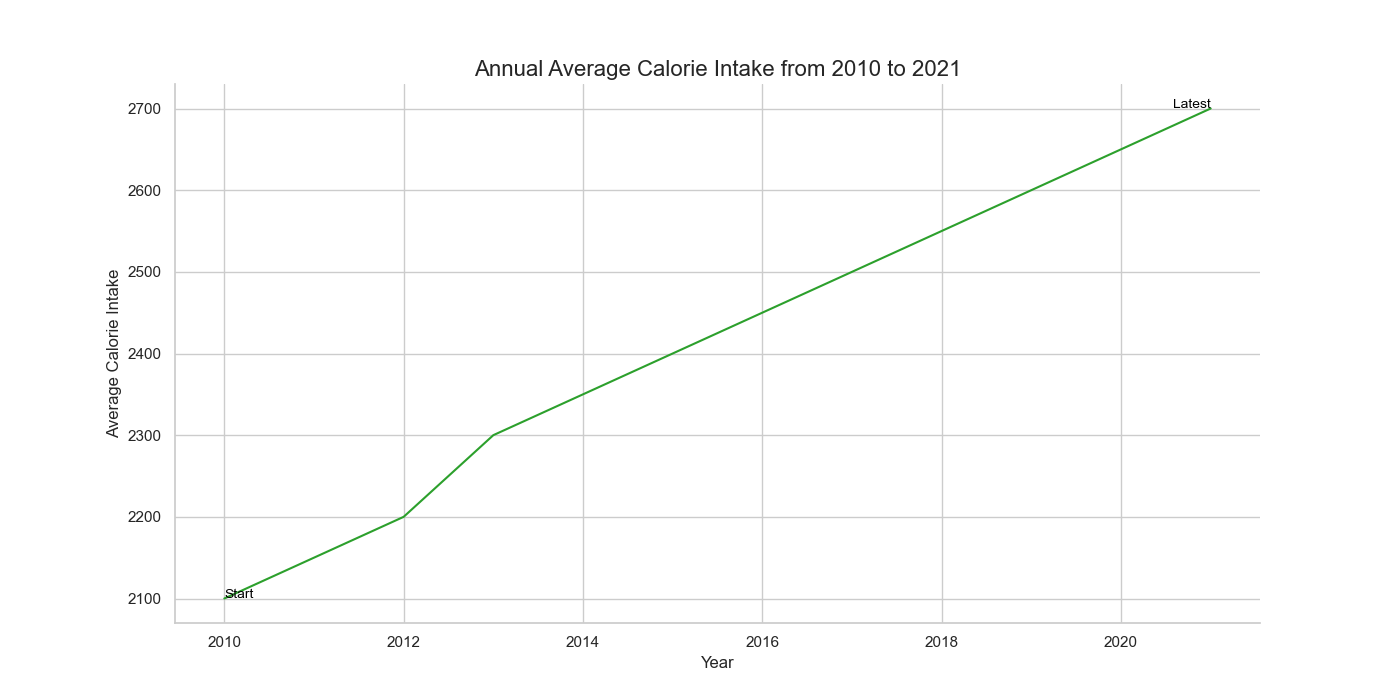

This chart was generated by the following Python code:

import seaborn as sns
import pandas as pd
import matplotlib.pyplot as plt

# Data points from the given table
data = {
    'Year': [2010, 2011, 2012, 2013, 2014, 2015, 2016, 2017, 2018, 2019, 2020, 2021],
    'Average Calorie Intake': [2100, 2150, 2200, 2300, 2350, 2400, 2450, 2500, 2550, 2600, 2650, 2700]
}

# Convert data into DataFrame
df = pd.DataFrame(data)

# Create the line plot
plt.figure(figsize=(14, 7))  # Modify width and height
sns.lineplot(x='Year', y='Average Calorie Intake', data=df, color='#2ca02c')  # Change the color scheme

# Adding annotations for the start and end points
plt.text(2010, 2100, 'Start', horizontalalignment='left', size='small', color='black')
plt.text(2021, 2700, 'Latest', horizontalalignment='right', size='small', color='black')

# Setting the title and labels
plt.title('Annual Average Calorie Intake from 2010 to 2021', fontsize=16, loc='center')
plt.xlabel('Year', fontsize=12)
plt.ylabel('Average Calorie Intake', fontsize=12)

sns.despine()
plt.show()
